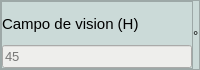
                            <widget class="QFrame" name="visionField_2">
                             <property name="maximumSize">
                              <size>
                               <width>250</width>
                               <height>70</height>
                              </size>
                             </property>
                             <property name="styleSheet">
                              <string notr="true">background-color: rgb(203, 218, 216);</string>
                             </property>
                             <property name="frameShape">
                              <enum>QFrame::StyledPanel</enum>
                             </property>
                             <property name="frameShadow">
                              <enum>QFrame::Raised</enum>
                             </property>
                             <layout class="QHBoxLayout" name="horizontalLayout_83">
                              <property name="spacing">
                               <number>0</number>
                              </property>
                              <property name="leftMargin">
                               <number>0</number>
                              </property>
                              <property name="topMargin">
                               <number>0</number>
                              </property>
                              <property name="rightMargin">
                               <number>0</number>
                              </property>
                              <property name="bottomMargin">
                               <number>0</number>
                              </property>
                              <item>
                               <widget class="QFrame" name="visionField">
                                <property name="maximumSize">
                                 <size>
                                  <width>200</width>
                                  <height>16777215</height>
                                 </size>
                                </property>
                                <property name="frameShape">
                                 <enum>QFrame::StyledPanel</enum>
                                </property>
                                <property name="frameShadow">
                                 <enum>QFrame::Raised</enum>
                                </property>
                                <layout class="QVBoxLayout" name="verticalLayout_117">
                                 <property name="spacing">
                                  <number>0</number>
                                 </property>
                                 <property name="leftMargin">
                                  <number>0</number>
                                 </property>
                                 <property name="topMargin">
                                  <number>0</number>
                                 </property>
                                 <property name="rightMargin">
                                  <number>0</number>
                                 </property>
                                 <property name="bottomMargin">
                                  <number>0</number>
                                 </property>
                                 <item>
                                  <widget class="QLabel" name="vision_field_label">
                                   <property name="font">
                                    <font>
                                     <pointsize>11</pointsize>
                                    </font>
                                   </property>
                                   <property name="styleSheet">
                                    <string notr="true">color: rgb(0, 0, 0);</string>
                                   </property>
                                   <property name="text">
                                    <string>Campo de vision (H)</string>
                                   </property>
                                  </widget>
                                 </item>
                                 <item>
                                  <widget class="QLineEdit" name="vision_field_text">
                                   <property name="font">
                                    <font>
                                     <pointsize>10</pointsize>
                                    </font>
                                   </property>
                                   <property name="styleSheet">
                                    <string notr="true">background-color: rgb(238, 238, 236);</string>
                                   </property>
                                   <property name="placeholderText">
                                    <string>45</string>
                                   </property>
                                  </widget>
                                 </item>
                                </layout>
                               </widget>
                              </item>
                              <item>
                               <widget class="QLabel" name="vision_field_label_3">
                                <property name="font">
                                 <font>
                                  <pointsize>10</pointsize>
                                 </font>
                                </property>
                                <property name="styleSheet">
                                 <string notr="true">color: rgb(0, 0, 0);</string>
                                </property>
                                <property name="text">
                                 <string>°</string>
                                </property>
                               </widget>
                              </item>
                             </layout>
                            </widget>
